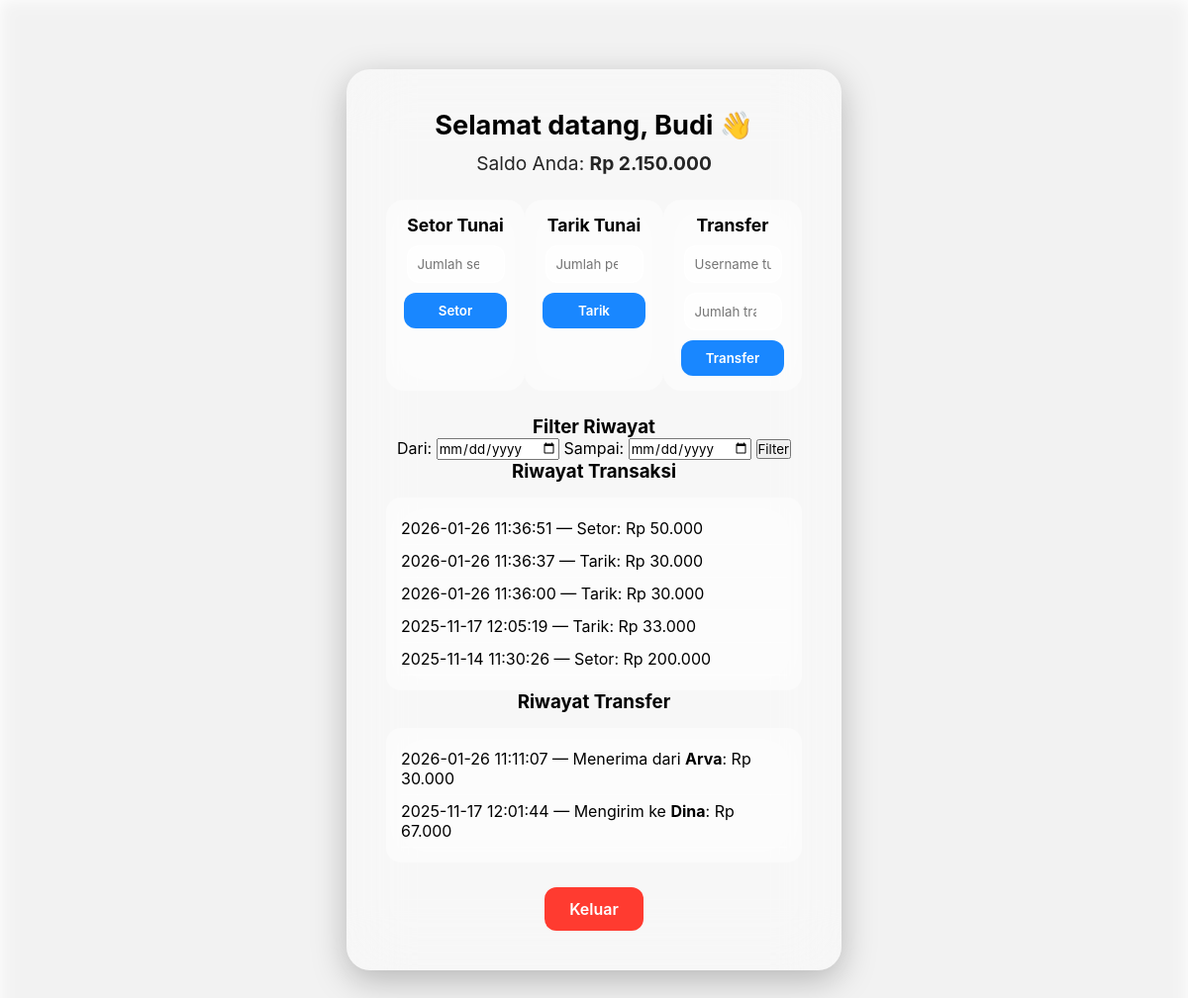
The page /atm.php (signed in) on the database its author committed.
### tables this page shows
CREATE TABLE `users` (
  `id` int(11) NOT NULL,
  `username` varchar(50) NOT NULL,
  `pin` varchar(10) NOT NULL,
  `saldo` bigint(20) DEFAULT 0
);

CREATE TABLE `transaksi` (
  `id` int(11) NOT NULL,
  `user_id` int(11) DEFAULT NULL,
  `jenis` enum('Setor','Tarik') DEFAULT NULL,
  `jumlah` bigint(20) DEFAULT NULL,
  `tanggal` datetime DEFAULT current_timestamp()
);

CREATE TABLE `transfer` (
  `id` int(11) NOT NULL,
  `pengirim_id` int(11) DEFAULT NULL,
  `penerima_id` int(11) DEFAULT NULL,
  `jumlah` bigint(20) DEFAULT NULL,
  `tanggal` datetime DEFAULT current_timestamp()
);

### atm.php (the view, shortened to what this page needs)
<?php
include 'koneksi.php';
$user_id = $_SESSION["user_id"];
$username = $_SESSION["username"];
$result = $conn->query("SELECT saldo FROM users WHERE id=$user_id");
$user = $result->fetch_assoc();
$saldo = $user["saldo"];
$dari = $_GET['dari'] ?? null;
$sampai = $_GET['sampai'] ?? null;
if ($dari && $sampai) {
    $riwayat = $conn->query("
        SELECT * FROM transaksi
        WHERE user_id = $user_id AND DATE(tanggal) BETWEEN '$dari' AND '$sampai'
        ORDER BY tanggal DESC
    ");
    $riwayat_transfer = $conn->query("
        SELECT * FROM transfer
        WHERE (pengirim_id = $user_id OR penerima_id = $user_id)
        AND DATE(tanggal) BETWEEN '$dari' AND '$sampai'
        ORDER BY tanggal DESC
    ");
} else {
    $riwayat = $conn->query("SELECT * FROM transaksi WHERE user_id=$user_id ORDER BY tanggal DESC");
    $riwayat_transfer = $conn->query("SELECT * FROM transfer WHERE pengirim_id=$user_id OR penerima_id=$user_id ORDER BY tanggal DESC");
}
?>
<!DOCTYPE html>
<html lang="id">
<head>
    <link rel="stylesheet" href="style.css">
</head>
<body>
    <div class="atm-container">
        <h2>Selamat datang, <?= htmlspecialchars($username) ?> 👋</h2>
        <p>Saldo Anda: <strong>Rp <?= number_format($saldo, 0, ',', '.') ?></strong></p>
        <div class="actions">
            <form method="POST">
                <h3>Setor Tunai</h3>
                <input type="number" name="jumlah" placeholder="Jumlah setoran" min="1" required>
                <button type="submit" name="aksi" value="setor">Setor</button>
            </form>
            <form method="POST">
                <h3>Tarik Tunai</h3>
                <input type="number" name="jumlah" placeholder="Jumlah penarikan" min="1" required>
                <button type="submit" name="aksi" value="tarik">Tarik</button>
            </form>
            <form method="POST">
                <h3>Transfer</h3>
                <input type="text" name="penerima" placeholder="Username tujuan" required>
                <input type="number" name="jumlah" placeholder="Jumlah transfer" min="1" required>
                <button type="submit" name="aksi" value="transfer">Transfer</button>
            </form>
        </div>
        <form method="GET">
            <h3>Filter Riwayat</h3>
            <label>Dari: </label>
            <input type="date" name="dari" required>
            <label>Sampai: </label>
            <input type="date" name="sampai" required>
            <button type="submit">Filter</button>
        </form>
        <h3>Riwayat Transaksi</h3>
        <div class="riwayat">
            <?php
            if ($riwayat->num_rows == 0) {
                echo "<p>- Tidak ada transaksi -</p>";
            } else {
                echo "<ul>";
                while ($row = $riwayat->fetch_assoc()) {
                    echo "<li>{$row['tanggal']} — {$row['jenis']}: Rp " . number_format($row['jumlah'], 0, ',', '.') . "</li>";
                }
                echo "</ul>";
            }
            ?>
        </div>
        <h3>Riwayat Transfer</h3>
        <div class="riwayat">
            <?php
            if ($riwayat_transfer->num_rows === 0) {
                echo "<p>- Tidak ada riwayat transfer -</p>";
            } else {
                echo "<ul>";
                while ($t = $riwayat_transfer->fetch_assoc()) {
                    $arah = ($t['pengirim_id'] == $user_id) ? "Mengirim ke" : "Menerima dari";
                    $target_id = ($t['pengirim_id'] == $user_id) ? $t['penerima_id'] : $t['pengirim_id'];
                    $nama_target = $conn->query("SELECT username FROM users WHERE id=$target_id")->fetch_assoc()['username'];
                    echo "<li>{$t['tanggal']} — $arah <b>$nama_target</b>: Rp " . number_format($t['jumlah'], 0, ',', '.') . "</li>";
                }
                echo "</ul>";
            }
            ?>
        </div>
        <a href="logout.php" class="logout-btn">Keluar</a>
    </div>
</body>
</html>

### style.css (style rules this page uses)
* { font-family: -apple-system, BlinkMacSystemFont, "SF Pro Display", "Segoe UI", Roboto, Helvetica, Arial, sans-serif; margin: 0; padding: 0; box-sizing: border-box; }
body { background: url("https://plutuseducation.com/blog/wp-content/uploads/2024/12/image-82-768x403.png") no-repeat center center fixed; background-size: cover; position: relative; min-height: 100vh; padding: 20px; color: black; }
body::before { content: ""; position: fixed; inset: 0; backdrop-filter: blur(8px) brightness(0.95); -webkit-backdrop-filter: blur(8px) brightness(0.95); z-index: -1; }
.atm-container { width: 500px; margin: 50px auto; background: rgba(255,255,255,0.40); backdrop-filter: blur(30px) saturate(180%); padding: 40px; border-radius: 24px; box-shadow: 0 10px 35px rgba(0,0,0,0.25); text-align: center; }
.atm-container h2 { font-size: 1.7rem; margin-bottom: 10px; }
.atm-container p { font-size: 1.2rem; opacity: 0.85; margin-bottom: 20px; }
.actions { display: flex; justify-content: space-between; margin: 25px 0; }
.actions form { width: 46%; background: rgba(255,255,255,0.35); backdrop-filter: blur(20px); padding: 15px; border-radius: 18px; }
.actions h3 { font-size: 1.1rem; margin-bottom: 10px; }
.actions input { width: 90%; padding: 10px; margin-bottom: 10px; border: 1px solid rgba(255,255,255,0.5); border-radius: 12px; background: rgba(255,255,255,0.7); }
.actions button { width: 95%; padding: 10px 0; border-radius: 12px; border: none; background: rgba(0,122,255,0.9); color: white; font-weight: 600; cursor: pointer; transition: 0.2s ease; }
.riwayat { background: rgba(255,255,255,0.35); backdrop-filter: blur(20px); padding: 15px; border-radius: 15px; margin-top: 15px; text-align: left; max-height: 250px; overflow-y: auto; }
.riwayat ul { list-style: none; }
.riwayat li { padding: 6px 0; border-bottom: 1px solid rgba(255,255,255,0.4); }
.logout-btn { display: inline-block; margin-top: 25px; padding: 12px 25px; border-radius: 12px; background: #ff3b30; color: white; text-decoration: none; font-weight: 600; transition: 0.25s ease; }

### rows shown on the page
users: saldo "2.150.000"
transaksi: tanggal "2026-01-26 11:36:51", jenis "Setor", jumlah "50.000"
transaksi: tanggal "2026-01-26 11:36:37", jenis "Tarik", jumlah "30.000"
transaksi: tanggal "2026-01-26 11:36:00", jenis "Tarik", jumlah "30.000"
transaksi: tanggal "2025-11-17 12:05:19", jenis "Tarik", jumlah "33.000"
transaksi: tanggal "2025-11-14 11:30:26", jenis "Setor", jumlah "200.000"
transfer: tanggal "2026-01-26 11:11:07", pengirim "Menerima dari", pengirim.username "Arva", jumlah "30.000"
transfer: tanggal "2025-11-17 12:01:44", pengirim "Mengirim ke", nama_target "Dina", jumlah "67.000"

### other values the page prints
$username "Budi"
